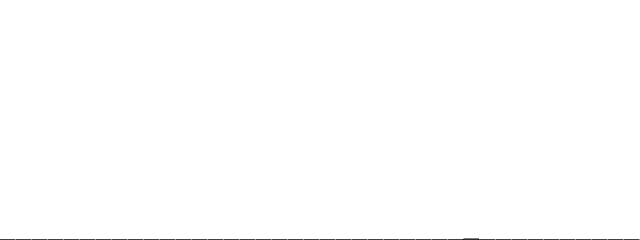
Frame 1 (no input)
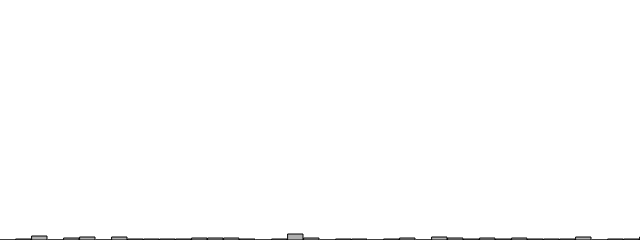
Frame 60 (no input)
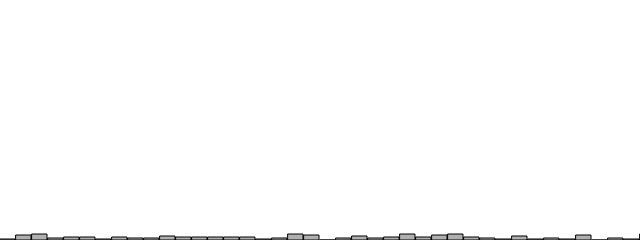
Frame 120 (the mouse pressed at the canvas centre since frame 60)

The p5.js sketch that drew these frames (run headless with seeded random() and noise() and a simulated clock; from frame 60 on, the mouse is pressed at the canvas centre):

// p5.js sketch
// ── sketch.js
var randomCounts = [];
var maxNum = 40;

function setup() {
  createCanvas(640, 240);

  for (let i = 0; i <= maxNum; i++) {
    randomCounts[i] = 0;
  }
}

function draw() {
  background(255);

  let index = floor(random(0, maxNum + 1));
  randomCounts[index]++;

  if (randomCounts[index] == maxNum) {
    noLoop();
    stroke(0);
    fill(0, 255, 0);
  } else {
    stroke(0);
    fill(175);
  }

  let w = width / maxNum;

  for (let i = 0; i <= maxNum; i++) {
    rect(i * w, height - randomCounts[i], w - 1, randomCounts[i]);
  }
}
